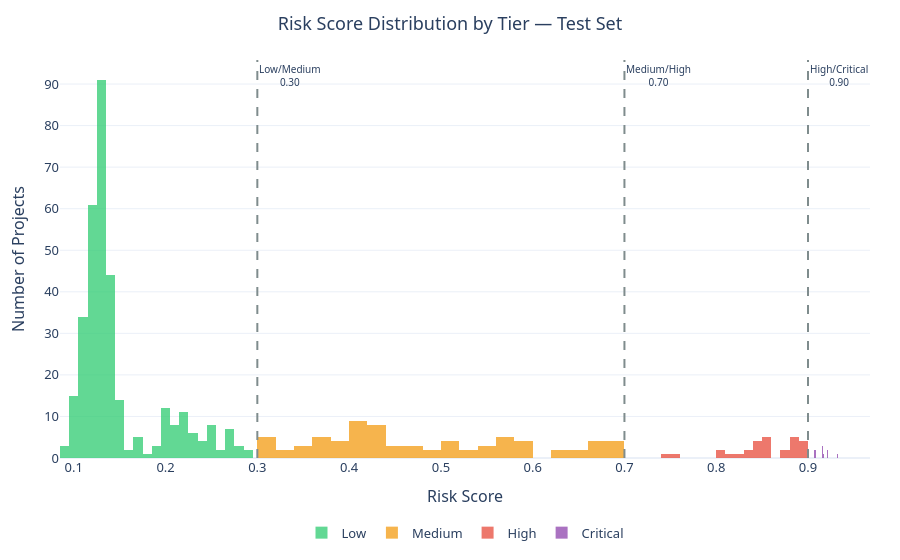
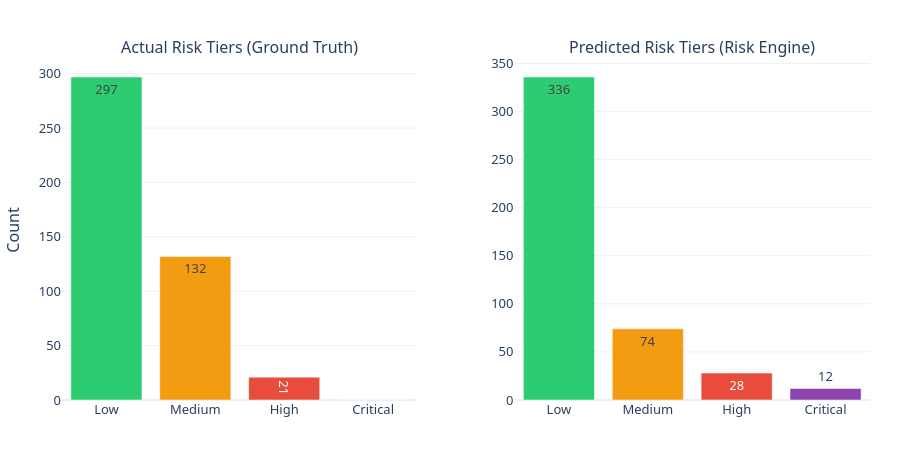
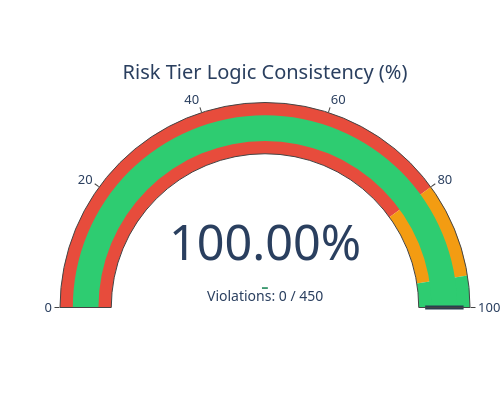

The cell these charts' notebook holds for them, in order:
### Code cell
# Objective 3 Visualisations

# 1. Risk score histogram colored by tier
fig1 = plot_risk_score_distribution(risk_scores_te, risk_tiers_te, "risk_score_distribution.png")
fig1.show()

# 2. Actual vs Predicted tier bar chart
fig2 = plot_risk_tier_comparison(actual_tiers_te, risk_tiers_te, "risk_tier_comparison.png")
fig2.show()

# 3. Logic consistency gauge
fig3 = plot_logic_consistency(consistency, len(risk_scores_te), "logic_consistency.png")
fig3.show()

### Figure 1 — Plotly figure (JSON) as saved in the notebook; plotly's stock layout.template omitted (floating-point values rounded to 4 significant figures; data arrays with more than 128 entries replaced by an {"elided": "..."} marker saying what was removed)
{"data": [{"hovertemplate": "Low: %{y} projects<extra></extra>", "marker": {"color": "#2ecc71"}, "name": "Low", "nbinsx": 30, "opacity": 0.75, "type": "histogram", "x": {"elided": "336 float values"}}, {"hovertemplate": "Medium: %{y} projects<extra></extra>", "marker": {"color": "#f39c12"}, "name": "Medium", "nbinsx": 30, "opacity": 0.75, "type": "histogram", "x": [0.6855, 0.3671, 0.4032, 0.375, 0.3161, 0.5789, 0.5898, 0.486, 0.6787, 0.5498, 0.3276, 0.4759, 0.3507, 0.5209, 0.4086, 0.5663, 0.306, 0.6949, 0.3996, 0.5011, 0.3768, 0.5637, 0.4109, 0.4891, 0.4078, 0.668, 0.4659, 0.3074, 0.3919, 0.5856, 0.4168, 0.6367, 0.5517, 0.4237, 0.5154, 0.5838, 0.5319, 0.6661, 0.4044, 0.3313, 0.4577, 0.3415, 0.6416, 0.3955, 0.4151, 0.4308, 0.5779, 0.3432, 0.5734, 0.6843, 0.3023, 0.4523, 0.5133, 0.4796, 0.401, 0.4306, 0.6834, 0.5836, 0.429, 0.4513, 0.5545, 0.4223, 0.4383, 0.3939, 0.415, 0.4338, 0.6555, 0.508, 0.6695, 0.4323, 0.3072, 0.3772, 0.3705, 0.6265]}, {"hovertemplate": "High: %{y} projects<extra></extra>", "marker": {"color": "#e74c3c"}, "name": "High", "nbinsx": 30, "opacity": 0.75, "type": "histogram", "x": [0.8589, 0.8925, 0.8057, 0.7468, 0.8431, 0.8472, 0.8302, 0.8378, 0.8281, 0.884, 0.8838, 0.8135, 0.8829, 0.8409, 0.8033, 0.8576, 0.8817, 0.8592, 0.8971, 0.8961, 0.8482, 0.8765, 0.8533, 0.7507, 0.8971, 0.8567, 0.8774, 0.8857]}, {"hovertemplate": "Critical: %{y} projects<extra></extra>", "marker": {"color": "#8e44ad"}, "name": "Critical", "nbinsx": 30, "opacity": 0.75, "type": "histogram", "x": [0.9219, 0.9326, 0.9063, 0.9151, 0.9157, 0.9217, 0.9075, 0.9151, 0.9165, 0.9073, 0.909, 0.9087]}], "layout": {"annotations": [{"font": {"size": 10}, "showarrow": false, "text": "Low/Medium<br>0.30", "x": 0.3, "xanchor": "left", "xref": "x", "y": 1, "yanchor": "top", "yref": "y domain"}, {"font": {"size": 10}, "showarrow": false, "text": "Medium/High<br>0.70", "x": 0.7, "xanchor": "left", "xref": "x", "y": 1, "yanchor": "top", "yref": "y domain"}, {"font": {"size": 10}, "showarrow": false, "text": "High/Critical<br>0.90", "x": 0.9, "xanchor": "left", "xref": "x", "y": 1, "yanchor": "top", "yref": "y domain"}], "barmode": "overlay", "font": {"family": "Segoe UI, sans-serif", "size": 13}, "legend": {"orientation": "h", "x": 0.5, "xanchor": "center", "y": -0.15}, "margin": {"b": 50, "l": 60, "r": 30, "t": 60}, "shapes": [{"line": {"color": "#7f8c8d", "dash": "dash"}, "type": "line", "x0": 0.3, "x1": 0.3, "xref": "x", "y0": 0, "y1": 1, "yref": "y domain"}, {"line": {"color": "#7f8c8d", "dash": "dash"}, "type": "line", "x0": 0.7, "x1": 0.7, "xref": "x", "y0": 0, "y1": 1, "yref": "y domain"}, {"line": {"color": "#7f8c8d", "dash": "dash"}, "type": "line", "x0": 0.9, "x1": 0.9, "xref": "x", "y0": 0, "y1": 1, "yref": "y domain"}], "title": {"text": "Risk Score Distribution by Tier — Test Set", "x": 0.5}, "xaxis": {"title": {"text": "Risk Score"}}, "yaxis": {"title": {"text": "Number of Projects"}}}}

### Figure 2 — Plotly figure (JSON) as saved in the notebook; plotly's stock layout.template omitted (floating-point values rounded to 4 significant figures)
{"data": [{"hovertemplate": "%{x}: %{y} projects<extra></extra>", "marker": {"color": ["#2ecc71", "#f39c12", "#e74c3c", "#8e44ad"]}, "showlegend": false, "text": ["297", "132", "21", "0"], "textposition": "auto", "type": "bar", "x": ["Low", "Medium", "High", "Critical"], "xaxis": "x", "y": [297, 132, 21, 0], "yaxis": "y"}, {"hovertemplate": "%{x}: %{y} projects<extra></extra>", "marker": {"color": ["#2ecc71", "#f39c12", "#e74c3c", "#8e44ad"]}, "showlegend": false, "text": ["336", "74", "28", "12"], "textposition": "auto", "type": "bar", "x": ["Low", "Medium", "High", "Critical"], "xaxis": "x2", "y": [336, 74, 28, 12], "yaxis": "y2"}], "layout": {"annotations": [{"font": {"size": 16}, "showarrow": false, "text": "Actual Risk Tiers (Ground Truth)", "x": 0.22, "xanchor": "center", "xref": "paper", "y": 1, "yanchor": "bottom", "yref": "paper"}, {"font": {"size": 16}, "showarrow": false, "text": "Predicted Risk Tiers (Risk Engine)", "x": 0.78, "xanchor": "center", "xref": "paper", "y": 1, "yanchor": "bottom", "yref": "paper"}], "font": {"family": "Segoe UI, sans-serif", "size": 13}, "height": 450, "margin": {"b": 50, "l": 60, "r": 30, "t": 60}, "width": 900, "xaxis": {"anchor": "y", "domain": [0, 0.44]}, "xaxis2": {"anchor": "y2", "domain": [0.56, 1]}, "yaxis": {"anchor": "x", "domain": [0, 1], "title": {"text": "Count"}}, "yaxis2": {"anchor": "x2", "domain": [0, 1]}}}

### Figure 3 — Plotly figure (JSON) as saved in the notebook; plotly's stock layout.template omitted (floating-point values rounded to 4 significant figures)
{"data": [{"delta": {"reference": 100, "valueformat": ".2f"}, "gauge": {"axis": {"range": [0, 100]}, "bar": {"color": "#2ecc71"}, "steps": [{"color": "#e74c3c", "range": [0, 80]}, {"color": "#f39c12", "range": [80, 95]}, {"color": "#2ecc71", "range": [95, 100]}], "threshold": {"line": {"color": "#2c3e50", "width": 4}, "thickness": 0.75, "value": 100}}, "mode": "gauge+number+delta", "number": {"suffix": "%", "valueformat": ".2f"}, "title": {"text": "Risk Tier Logic Consistency (%)"}, "type": "indicator", "value": 100}], "layout": {"annotations": [{"font": {"size": 14}, "showarrow": false, "text": "Violations: 0 / 450", "x": 0.5, "xref": "paper", "y": 0.15, "yref": "paper"}], "font": {"family": "Segoe UI, sans-serif", "size": 13}, "height": 400, "margin": {"b": 50, "l": 60, "r": 30, "t": 60}, "width": 500}}
